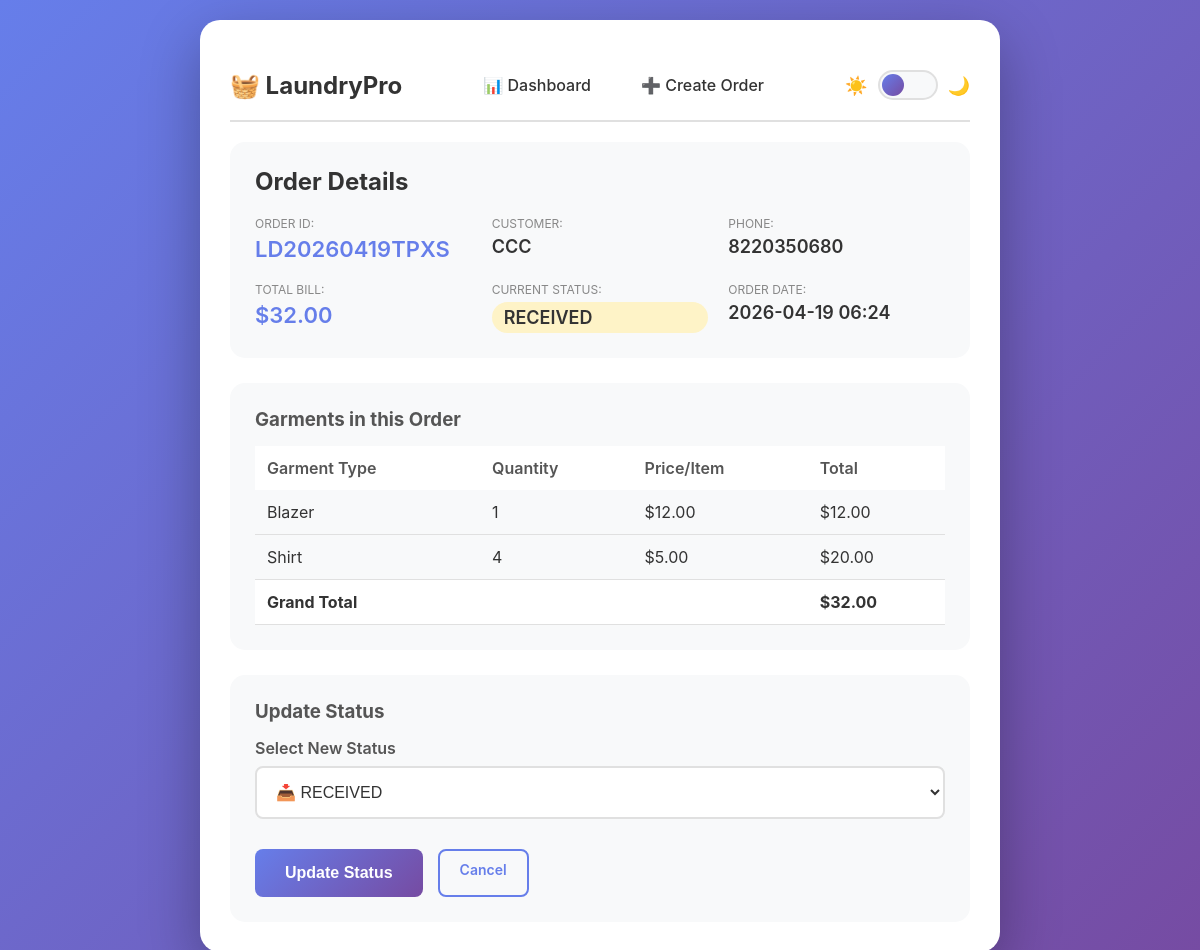
The page /update-status/8 on the database its author committed.
### database.py (models this page shows)
class Order(db.Model):
    __tablename__ = 'orders'
    id = db.Column(db.Integer, primary_key=True)
    order_id = db.Column(db.String(20), unique=True, nullable=False)
    customer_name = db.Column(db.String(100), nullable=False)
    phone = db.Column(db.String(15), nullable=False)
    status = db.Column(db.String(20), default='RECEIVED')
    total_amount = db.Column(db.Float, default=0.0)
    created_at = db.Column(db.DateTime, default=datetime.utcnow)
    garments = db.relationship('Garment', backref='order', lazy=True, cascade="all, delete-orphan")

class Garment(db.Model):
    __tablename__ = 'garments'
    id = db.Column(db.Integer, primary_key=True)
    order_id = db.Column(db.Integer, db.ForeignKey('orders.id'), nullable=False)
    garment_type = db.Column(db.String(50), nullable=False)
    quantity = db.Column(db.Integer, nullable=False)
    price_per_item = db.Column(db.Float, nullable=False)
    total = db.Column(db.Float, nullable=False)

### app.py (the view)
@app.route('/update-status/<int:order_id>', methods=['GET', 'POST'])
def update_status(order_id):
    order = Order.query.get_or_404(order_id)
    if request.method == 'POST':
        new_status = request.form['status']
        order.status = new_status
        db.session.commit()
        return redirect(url_for('index'))
    garments = Garment.query.filter_by(order_id=order_id).all()
    return render_template('update_status.html', order=order, garments=garments)

### templates/update_status.html (shortened to what this page needs)
<!DOCTYPE html>
<html lang="en" data-theme="light">
<head>
</head>
<body>
    <div class="container">
        <nav class="navbar">
            <div class="nav-brand">
                <h1>🧺 LaundryPro</h1>
            </div>
            <div class="nav-menu">
                <a href="{{ url_for('index') }}" class="nav-link">📊 Dashboard</a>
                <a href="{{ url_for('create_order') }}" class="nav-link">➕ Create Order</a>
                      </div>
            <div class="theme-toggle">
                <span class="toggle-icon">☀️</span>
                <div class="toggle-switch" id="themeToggle">
                    <div class="toggle-slider"></div>
                </div>
                <span class="toggle-icon">🌙</span>
            </div>
        </nav>
        <div class="order-summary">
            <h2>Order Details</h2>
            <div class="detail-grid">
                <div class="detail-item">
                    <label>Order ID:</label>
                    <span class="highlight">{{ order.order_id }}</span>
                </div>
                <div class="detail-item">
                    <label>Customer:</label>
                    <span>{{ order.customer_name }}</span>
                </div>
                <div class="detail-item">
                    <label>Phone:</label>
                    <span>{{ order.phone }}</span>
                </div>
                <div class="detail-item">
                    <label>Total Bill:</label>
                    <span class="highlight">${{ "%.2f"|format(order.total_amount) }}</span>
                </div>
                <div class="detail-item">
                    <label>Current Status:</label>
                    <span class="status-badge status-{{ order.status.lower() }}">{{ order.status }}</span>
                </div>
                <div class="detail-item">
                    <label>Order Date:</label>
                    <span>{{ order.created_at.strftime('%Y-%m-%d %H:%M') }}</span>
                </div>
            </div>
        </div>
        <div class="garments-summary">
            <h3>Garments in this Order</h3>
            <table class="mini-table">
                <thead>
                    <tr>
                        <th>Garment Type</th>
                        <th>Quantity</th>
                        <th>Price/Item</th>
                        <th>Total</th>
                    </tr>
                </thead>
                <tbody>
                    {% for g in garments %}
                    <tr>
                        <td>{{ g.garment_type }}</td>
                        <td>{{ g.quantity }}</td>
                        <td>${{ "%.2f"|format(g.price_per_item) }}</td>
                        <td>${{ "%.2f"|format(g.total) }}</td>
                    </tr>
                    {% endfor %}
                </tbody>
                <tfoot>
                    <tr>
                        <td colspan="3"><strong>Grand Total</strong></td>
                        <td><strong>${{ "%.2f"|format(order.total_amount) }}</strong></td>
                    </tr>
                </tfoot>
            </table>
        </div>
        <div class="status-update-section">
            <h3>Update Status</h3>
            <form method="POST">
                <div class="form-group">
                    <label for="status">Select New Status</label>
                    <select name="status" id="status" required>
                        <option value="RECEIVED" {% if order.status == 'RECEIVED' %}selected{% endif %}>📥 RECEIVED</option>
                    </select>
                </div>
                <div class="form-actions">
                    <button type="submit" class="btn btn-primary btn-large">Update Status</button>
                    <a href="{{ url_for('index') }}" class="btn btn-outline">Cancel</a>
                </div>
            </form>
        </div>
    </div>
</body>
</html>

### templates/update_status.html (style rules this page uses)
[data-theme="light"] { --bg-primary: linear-gradient(135deg, #667eea 0%, #764ba2 100%); --bg-secondary: #ffffff; --text-primary: #333333; --text-secondary: #555555; --text-muted: #888888; --border-color: #e0e0e0; --section-bg: #f8f9fa; --shadow: rgba(0,0,0,0.3); }
* { margin: 0; padding: 0; box-sizing: border-box; }
body { font-family: -apple-system, BlinkMacSystemFont, 'Segoe UI', Roboto, Oxygen, Ubuntu, sans-serif; background: var(--bg-primary); min-height: 100vh; padding: 20px; transition: background 0.3s ease; }
.container { max-width: 800px; margin: 0 auto; background: var(--bg-secondary); border-radius: 20px; padding: 30px; box-shadow: 0 20px 60px var(--shadow); transition: background 0.3s ease; }
.navbar { display: flex; justify-content: space-between; align-items: center; padding: 15px 0; margin-bottom: 20px; border-bottom: 2px solid var(--border-color); flex-wrap: wrap; gap: 15px; }
.nav-brand { display: flex; align-items: center; gap: 10px; }
.nav-brand h1 { color: var(--text-primary); font-size: 24px; }
.nav-menu { display: flex; gap: 10px; flex-wrap: wrap; }
.nav-link { padding: 10px 20px; text-decoration: none; color: var(--text-primary); border-radius: 8px; transition: all 0.3s; font-weight: 500; }
.theme-toggle { display: flex; align-items: center; gap: 10px; }
.toggle-switch { position: relative; width: 60px; height: 30px; background: var(--section-bg); border-radius: 15px; cursor: pointer; border: 2px solid var(--border-color); }
.toggle-slider { position: absolute; top: 2px; left: 2px; width: 22px; height: 22px; background: linear-gradient(135deg, #667eea 0%, #764ba2 100%); border-radius: 50%; transition: transform 0.3s; }
.toggle-icon { font-size: 18px; }
h1, h2, h3 { color: var(--text-primary); }
h2 { margin-bottom: 20px; }
h3 { margin-bottom: 15px; color: var(--text-secondary); }
.btn { padding: 10px 20px; border: none; border-radius: 8px; cursor: pointer; font-size: 14px; font-weight: 600; text-decoration: none; display: inline-block; transition: all 0.3s; }
.btn-primary { background: linear-gradient(135deg, #667eea 0%, #764ba2 100%); color: white; }
.btn-outline { background: transparent; border: 2px solid #667eea; color: #667eea; }
.btn-large { padding: 15px 30px; font-size: 16px; }
.order-summary { background: var(--section-bg); padding: 25px; border-radius: 15px; margin-bottom: 25px; }
.detail-grid { display: grid; grid-template-columns: repeat(auto-fit, minmax(200px, 1fr)); gap: 20px; margin-top: 20px; }
.detail-item { display: flex; flex-direction: column; }
.detail-item label { font-size: 12px; text-transform: uppercase; color: var(--text-muted); margin-bottom: 5px; }
.detail-item span { font-size: 18px; font-weight: 600; color: var(--text-primary); }
.detail-item .highlight { color: #667eea; font-size: 22px; }
.status-badge { padding: 5px 12px; border-radius: 20px; font-size: 12px; font-weight: 600; text-transform: uppercase; display: inline-block; }
.status-received { background: #fef3c7; color: #d97706; }
.garments-summary { background: var(--section-bg); padding: 25px; border-radius: 15px; margin-bottom: 25px; }
.mini-table { width: 100%; border-collapse: collapse; margin-top: 15px; }
.mini-table th { padding: 12px; text-align: left; background: var(--bg-secondary); font-weight: 600; color: var(--text-secondary); }
.mini-table td { padding: 12px; border-bottom: 1px solid var(--border-color); color: var(--text-primary); }
.mini-table tfoot { background: var(--bg-secondary); font-weight: bold; }
.status-update-section { background: var(--section-bg); padding: 25px; border-radius: 15px; }
.form-group { margin-bottom: 20px; }
.form-group label { display: block; margin-bottom: 8px; font-weight: 600; color: var(--text-secondary); }
.form-group select { width: 100%; padding: 15px; border: 2px solid var(--border-color); border-radius: 8px; font-size: 16px; background: var(--bg-secondary); color: var(--text-primary); }
.form-actions { display: flex; gap: 15px; margin-top: 30px; }

### rows shown on the page
Order: order_id "LD20260419TPXS", customer_name "CCC", phone "8220350680", total_amount "32.00", status "RECEIVED", created_at "2026-04-19 06:24", status "📥 RECEIVED"
Garment: garment_type "Blazer", quantity "1", price_per_item "12.00", total "12.00"
Garment: garment_type "Shirt", quantity "4", price_per_item "5.00", total "20.00"
